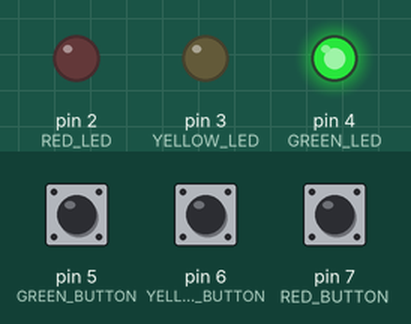
This sketch was run on a simulated Arduino Uno, built with avr-gcc and run on an emulated ATmega328P. Shown: output pins drawn as LEDs (lit = HIGH). The inputs (shaded band) are chosen by the test bench; at power-on: pin 5 (GREEN_BUTTON) HIGH, pin 6 (YELLOW_BUTTON) HIGH, pin 7 (RED_BUTTON) HIGH.

Above: at 1.0 s.
At 3.0 s:
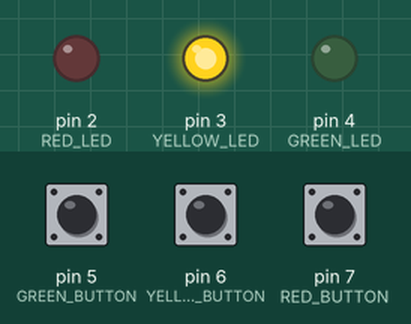
At 5.0 s:
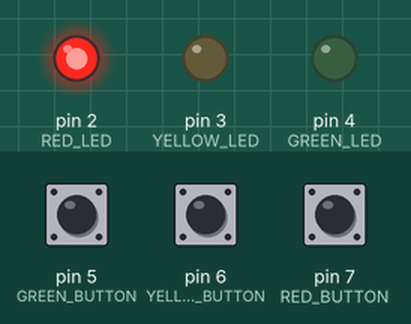
Timing chart, 0 to 7.8 s (numbered marks = the images above):
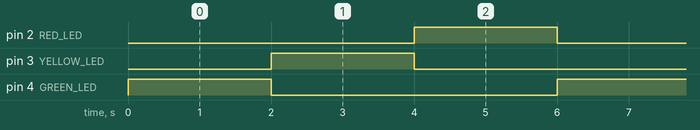

Measured:
- by itself, pin 2 (RED_LED), pin 3 (YELLOW_LED), pin 4 (GREEN_LED): alternates HIGH for 2.0 s and LOW for 4.0 s
- by itself, everything shown: repeats every 6.0 s, in 4 steps

The sketch:

three_button_led.ino
```cpp
// Define the pin numbers for the LEDs constants
#define GREEN_LED 4
#define YELLOW_LED 3
#define RED_LED 2

// Define the pin numbers for the buttons as constants
#define GREEN_BUTTON 5
#define YELLOW_BUTTON 6
#define RED_BUTTON 7

void setup() {
  // Set the LED pins as outputs
  pinMode(GREEN_LED, OUTPUT);
  pinMode(YELLOW_LED, OUTPUT);
  pinMode(RED_LED, OUTPUT);

  // Set the button pins as inputs with internal pull-up resistors enabled
  pinMode(GREEN_BUTTON, INPUT_PULLUP);
  pinMode(YELLOW_BUTTON, INPUT_PULLUP);
  pinMode(RED_BUTTON, INPUT_PULLUP);
}

void loop() {
  // Check if the green button is pressed
  if( digitalRead(GREEN_BUTTON) == HIGH ){
    // Turn on the green LED and turn off the others LEDs
    digitalWrite(GREEN_LED, HIGH);
    digitalWrite(YELLOW_LED, LOW);
    digitalWrite(RED_LED, LOW);
    delay(2000);
  }

  // Check id the yellow button is pressed
  if( digitalRead(YELLOW_BUTTON) == HIGH ){
    // Turn on the yellow LED and turn off the others LEDS
    digitalWrite(YELLOW_LED, HIGH);
    digitalWrite(GREEN_LED, LOW);
    digitalWrite(RED_LED, LOW);
    delay(2000);
  }

  if( digitalRead(RED_BUTTON) == HIGH ){
    // Turn on the red LED and turn off the others LEDs
    digitalWrite(RED_LED, HIGH);
    digitalWrite(GREEN_LED, LOW);
    digitalWrite(YELLOW_LED, LOW);
    delay(2000);
  }

  // Turn off all LEDs when no button are pressed
  digitalWrite(GREEN_LED, LOW);
  digitalWrite(YELLOW_LED, LOW);
  digitalWrite(RED_LED, LOW);
}
```
